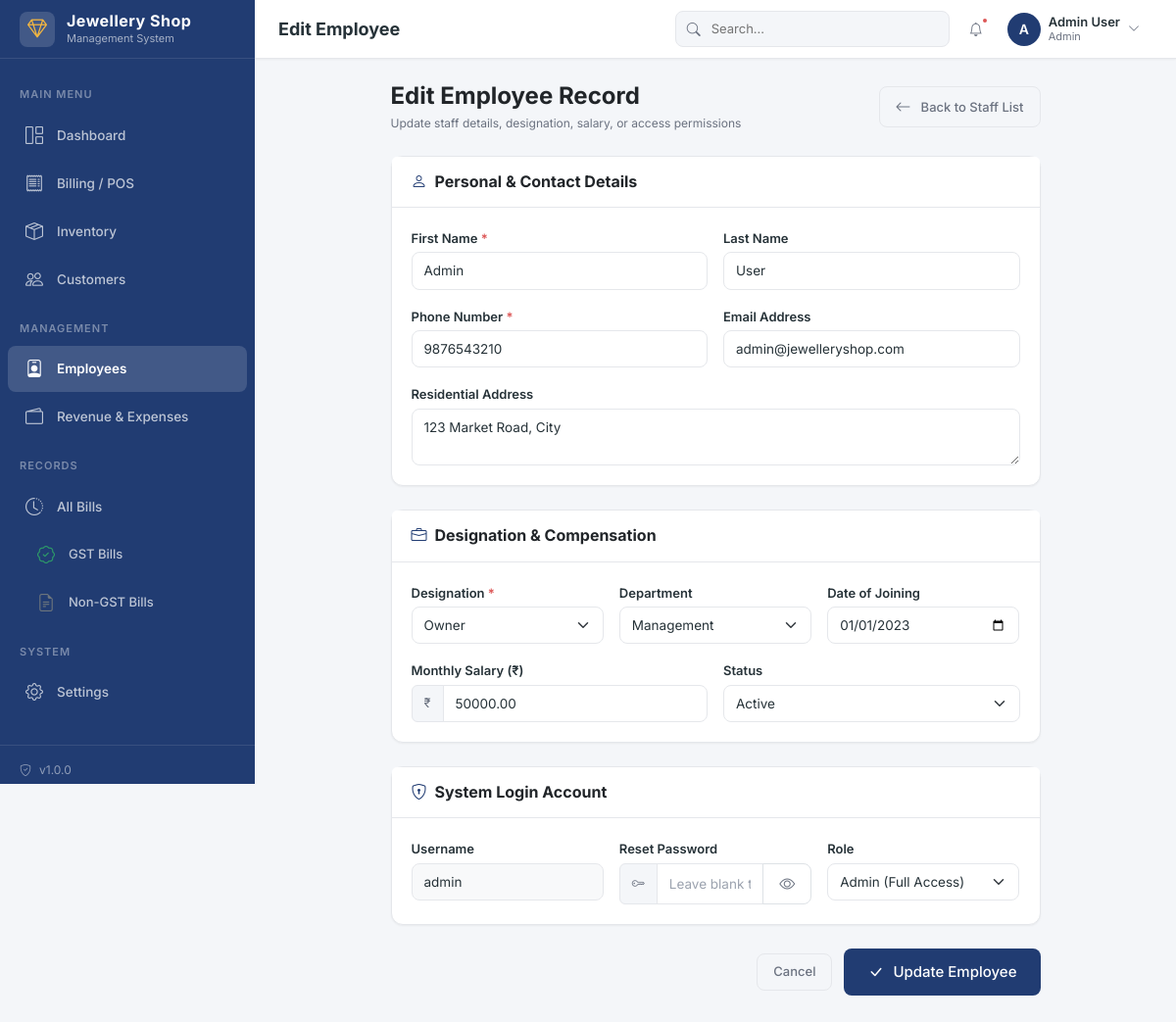
Page /modules/employees/edit.php?id=1 (signed in) on the committed database.
### tables this page shows
CREATE TABLE employees (
    id INT AUTO_INCREMENT PRIMARY KEY,
    user_id INT DEFAULT NULL,
    first_name VARCHAR(100) NOT NULL,
    last_name VARCHAR(100) DEFAULT '',
    email VARCHAR(150) DEFAULT '',
    phone VARCHAR(20) NOT NULL,
    address TEXT,
    designation VARCHAR(100) DEFAULT '',
    department VARCHAR(100) DEFAULT '',
    joining_date DATE DEFAULT NULL,
    salary DECIMAL(12,2) DEFAULT 0.00,
    status ENUM('active', 'inactive', 'terminated') DEFAULT 'active',
    photo VARCHAR(255) DEFAULT '',
    created_at TIMESTAMP DEFAULT CURRENT_TIMESTAMP,
    updated_at TIMESTAMP DEFAULT CURRENT_TIMESTAMP ON UPDATE CURRENT_TIMESTAMP,
    FOREIGN KEY (user_id) REFERENCES users(id) ON DELETE SET NULL,
    INDEX idx_phone (phone),
    INDEX idx_status (status),
    INDEX idx_name (first_name, last_name)
);

CREATE TABLE users (
    id INT AUTO_INCREMENT PRIMARY KEY,
    username VARCHAR(50) NOT NULL UNIQUE,
    password VARCHAR(255) NOT NULL,
    role ENUM('admin', 'employee') NOT NULL DEFAULT 'employee',
    employee_id INT DEFAULT NULL,
    is_active TINYINT(1) DEFAULT 1,
    last_login DATETIME DEFAULT NULL,
    created_at TIMESTAMP DEFAULT CURRENT_TIMESTAMP,
    updated_at TIMESTAMP DEFAULT CURRENT_TIMESTAMP ON UPDATE CURRENT_TIMESTAMP,
    INDEX idx_username (username),
    INDEX idx_role (role),
    INDEX idx_is_active (is_active)
);

### config/database.php (called while the page is built, shortened)
<?php
function appUrl($path = '') {
    $scriptName = $_SERVER['SCRIPT_NAME'] ?? '';
    $base = '';
    if (strpos($scriptName, '/POS-Jewellery') === 0) {
        $base = '/POS-Jewellery';
    }
    $path = ltrim($path, '/');
    return $base . ($path ? '/' . $path : '');
}
function url($path = '') {
    return appUrl($path);
}
function sanitize($input) {
    return htmlspecialchars(trim($input), ENT_QUOTES, 'UTF-8');
}

### modules/employees/edit.php (the view, shortened to what this page needs)
<?php
require_once __DIR__ . '/../../config/database.php';
$empId = (int)($_GET['id'] ?? 0);
$pdo = getDBConnection();
$stmt = $pdo->prepare("SELECT e.*, u.id as user_account_id, u.username, u.role as user_role, u.is_active as user_active
                       FROM employees e
                       LEFT JOIN users u ON e.id = u.employee_id
                       WHERE e.id = ?");
$stmt->execute([$empId]);
$emp = $stmt->fetch();
include __DIR__ . '/../../includes/header.php';
?>
<div class="row justify-content-center">
    <div class="col-lg-9">
        <div class="d-flex justify-content-between align-items-center mb-4">
            <div>
                <h4 class="mb-1 fw-bold text-dark">Edit Employee Record</h4>
                <p class="text-muted fs-sm mb-0">Update staff details, designation, salary, or access permissions</p>
            </div>
            <a href="<?php echo url('modules/employees/index.php'); ?>" class="btn btn-outline-secondary">
                <i class="bi bi-arrow-left me-1"></i> Back to Staff List
            </a>
        </div>
        <form method="POST" action="">
            <div class="card mb-4">
                <div class="card-header bg-white">
                    <h6 class="mb-0 fw-bold"><i class="bi bi-person me-2 text-primary"></i>Personal & Contact Details</h6>
                </div>
                <div class="card-body">
                    <div class="row g-3">
                        <div class="col-md-6">
                            <label class="form-label">First Name <span class="text-danger">*</span></label>
                            <input type="text" class="form-control" name="first_name" required value="<?php echo sanitize($_POST['first_name'] ?? $emp['first_name']); ?>">
                        </div>
                        <div class="col-md-6">
                            <label class="form-label">Last Name</label>
                            <input type="text" class="form-control" name="last_name" value="<?php echo sanitize($_POST['last_name'] ?? $emp['last_name']); ?>">
                        </div>
                        <div class="col-md-6">
                            <label class="form-label">Phone Number <span class="text-danger">*</span></label>
                            <input type="tel" class="form-control" name="phone" required value="<?php echo sanitize($_POST['phone'] ?? $emp['phone']); ?>">
                        </div>
                        <div class="col-md-6">
                            <label class="form-label">Email Address</label>
                            <input type="email" class="form-control" name="email" value="<?php echo sanitize($_POST['email'] ?? $emp['email']); ?>">
                        </div>
                        <div class="col-12">
                            <label class="form-label">Residential Address</label>
                            <textarea class="form-control" name="address" rows="2"><?php echo sanitize($_POST['address'] ?? $emp['address']); ?></textarea>
                        </div>
                    </div>
                </div>
            </div>
            <div class="card mb-4">
                <div class="card-header bg-white">
                    <h6 class="mb-0 fw-bold"><i class="bi bi-briefcase me-2 text-primary"></i>Designation & Compensation</h6>
                </div>
                <div class="card-body">
                    <div class="row g-3">
                        <div class="col-md-4">
                            <label class="form-label">Designation <span class="text-danger">*</span></label>
                            <?php $currentDesig = $_POST['designation'] ?? $emp['designation']; ?>
                            <select class="form-select" name="designation" id="designationSelect" required>
                                <option value="Owner" <?php echo strcasecmp($currentDesig, 'Owner') === 0 ? 'selected' : ''; ?>>Owner</option>
                            </select>
                        </div>
                        <div class="col-md-4">
                            <label class="form-label">Department</label>
                            <select class="form-select" name="department">
                                <option value="Management" <?php echo $emp['department'] === 'Management' ? 'selected' : ''; ?>>Management</option>
                            </select>
                        </div>
                        <div class="col-md-4">
                            <label class="form-label">Date of Joining</label>
                            <input type="date" class="form-control" name="joining_date" value="<?php echo sanitize($_POST['joining_date'] ?? $emp['joining_date']); ?>">
                        </div>
                        <div class="col-md-6">
                            <label class="form-label">Monthly Salary (₹)</label>
                            <div class="input-group">
                                <span class="input-group-text">₹</span>
                                <input type="number" step="0.01" class="form-control" name="salary" value="<?php echo sanitize($_POST['salary'] ?? $emp['salary']); ?>">
                            </div>
                        </div>
                        <div class="col-md-6">
                            <label class="form-label">Status</label>
                            <select class="form-select" name="status">
                                <option value="active" <?php echo $emp['status'] === 'active' ? 'selected' : ''; ?>>Active</option>
                            </select>
                        </div>
                    </div>
                </div>
            </div>
            <div class="card mb-4">
                <div class="card-header bg-white">
                    <h6 class="mb-0 fw-bold"><i class="bi bi-shield-lock me-2 text-primary"></i>System Login Account</h6>
                </div>
                <div class="card-body">
                    <?php if ($emp['user_account_id']): ?>
                    <div class="row g-3">
                        <div class="col-md-4">
                            <label class="form-label">Username</label>
                            <input type="text" class="form-control bg-light" readonly value="<?php echo sanitize($emp['username']); ?>">
                        </div>
                        <div class="col-md-4">
                            <label class="form-label">Reset Password</label>
                            <div class="input-group">
                                <span class="input-group-text"><i class="bi bi-key"></i></span>
                                <input type="password" class="form-control" name="password" id="resetPasswordInput" placeholder="Leave blank to keep unchanged">
                                <button type="button" class="btn btn-outline-secondary" onclick="togglePasswordVisibility('resetPasswordInput', this)" title="Show/Hide Password" style="border-color: #dee2e6;">
                                    <i class="bi bi-eye"></i>
                                </button>
                            </div>
                        </div>
                        <div class="col-md-4">
                            <label class="form-label">Role</label>
                            <select class="form-select" name="role">
                                <option value="admin" <?php echo $emp['user_role'] === 'admin' ? 'selected' : ''; ?>>Admin (Full Access)</option>
                            </select>
                        </div>
                    </div>
                    <?php endif; ?>
                </div>
            </div>
            <div class="text-end mb-5">
                <a href="<?php echo url('modules/employees/index.php'); ?>" class="btn btn-outline-secondary me-2">Cancel</a>
                <button type="submit" class="btn btn-primary btn-lg">
                    <i class="bi bi-check-lg me-1"></i> Update Employee
                </button>
            </div>
        </form>
    </div>
</div>
<?php include __DIR__ . '/../../includes/footer.php'; ?>

### assets/css/style.css (style rules this page uses)
:root { --primary: #213C72; --primary-light: #2d4f94; --primary-dark: #182c54; --secondary: #F4F6F9; --background: #FFFFFF; --success: #2E9D68; --success-light: #e8f5ef; --warning: #F4B740; --warning-light: #fef6e4; --danger: #DC5555; --danger-light: #fce8e8; --info: #3B82F6; --info-light: #eff6ff; --text: #263238; --text-muted: #6B7280; --text-light: #9CA3AF; --border: #E5E7EB; --border-light: #F3F4F6; --sidebar-width: 260px; --topbar-height: 60px; --shadow-sm: 0 1px 2px rgba(0,0,0,0.05); --shadow: 0 1px 3px rgba(0,0,0,0.1), 0 1px 2px rgba(0,0,0,0.06); --shadow-md: 0 4px 6px -1px rgba(0,0,0,0.1), 0 2px 4px -1px rgba(0,0,0,0.06); --shadow-lg: 0 10px 15px -3px rgba(0,0,0,0.1), 0 4px 6px -2px rgba(0,0,0,0.05); --radius: 8px; --radius-sm: 4px; --radius-lg: 12px; --transition: all 0.2s ease; }
* { margin: 0; padding: 0; box-sizing: border-box; }
body { font-family: 'Inter', -apple-system, BlinkMacSystemFont, 'Segoe UI', Roboto, sans-serif; font-size: 14px; color: var(--text); background: var(--secondary); line-height: 1.5; overflow-x: hidden; }
a { color: var(--primary); text-decoration: none; transition: var(--transition); }
.card { background: var(--background); border: 1px solid var(--border); border-radius: var(--radius-lg); box-shadow: var(--shadow-sm); margin-bottom: 24px; transition: var(--transition); }
.card-header { padding: 16px 20px; border-bottom: 1px solid var(--border); display: flex; align-items: center; justify-content: space-between; background: transparent; }
.card-header h5, .card-header h6 { margin: 0; font-weight: 600; }
.card-body { padding: 20px; }
.btn { font-size: 13px; font-weight: 500; padding: 8px 16px; border-radius: var(--radius); transition: var(--transition); display: inline-flex; align-items: center; gap: 6px; border: none; cursor: pointer; }
.btn i { font-size: 16px; }
.btn-primary { background: var(--primary); color: #fff; }
.btn-outline-secondary { background: transparent; border: 1px solid var(--border); color: var(--text-muted); }
.btn-lg { font-size: 15px; padding: 12px 24px; }
.form-label { font-size: 13px; font-weight: 600; color: var(--text); margin-bottom: 4px; }
.form-control { font-size: 13.5px; padding: 8px 12px; border: 1px solid var(--border); border-radius: var(--radius); transition: var(--transition); color: var(--text); }
.form-select { font-size: 13.5px; padding: 8px 36px 8px 12px; border: 1px solid var(--border); border-radius: var(--radius); transition: var(--transition); color: var(--text); background-position: right 12px center; background-size: 16px 12px; }
.form-control::placeholder { color: var(--text-light); }
.input-group-text { font-size: 13px; background: var(--secondary); border: 1px solid var(--border); color: var(--text-muted); }
.text-primary { color: var(--primary) !important; }
.text-danger { color: var(--danger) !important; }
.text-muted { color: var(--text-muted) !important; }
.fs-sm { font-size: 12px; }

### rows in the picture
employees: first_name "Admin", last_name "User", phone "9876543210", email "admin@jewelleryshop.com", address "123 Market Road, City", department "Management", joining_date "01/01/2023", salary "50000.00", status "Active", username "admin"
users: role "Admin (Full Access)"

### other values in the picture
getSetting('shop_name', 'Jewellery ERP') "Jewellery Shop"
APP_VERSION "1.0.0"
$pageTitle "Edit Employee"
substr($currentUser['name'], 0, 1) "A"
$currentUser['name'] "Admin User"
$currentUser['role'] "Admin"
